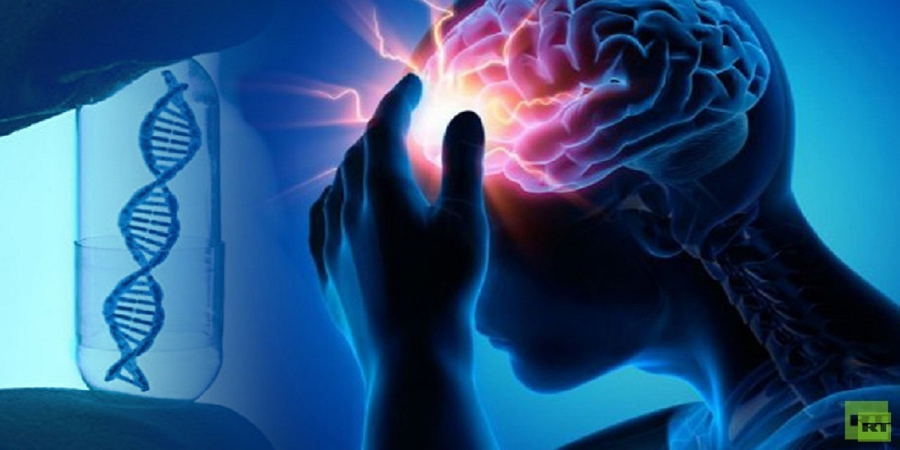
#> input picture B1.jpg, 1800 x 900 px, given in place of , which was not available (shown at 1/2 size)
$ python -i gui.py   (imports and definitions only)   (older library calls are emulated)
#> lines starting #> are read from the running program, lines starting #| are printed output that depends on the picture; after the words box and inside, x2 and y2 are one past the last pixel; in counts of white or black regions, pixels touching at a corner belong together; pictures that were not available may be replaced by others from this repository, and a replacement may not be noted
import tkinter as tk
#from tkinter import ttk, LEFT, END
from PIL import Image, ImageTk
from tkinter.filedialog import askopenfilename
import cv2
import numpy as np
# [1 line not run here, left out]

fn=""


##############################################+=============================================================
# [2 lines not run here, left out]
# root.geometry("1300x700")


# [1 line that did not run here, left out]
# [2 lines not run here, left out]

# [13 lines of commented-out code are left out]


# [2 lines that did not run here, left out]
# [1 line not run here, left out]

#
# [2 lines that did not run here, left out]
# [1 line not run here, left out]


# [1 line that did not run here, left out]
# [2 lines not run here, left out]


def update_label(str_T):
    #clear_img()
    result_label = tk.Label(root, text=str_T, width=70, font=("bold", 25), bg='bisque2', fg='black')
    result_label.place(x=200, y=450)

# [27 lines of commented-out code are left out]

def openimage():

    global fn
    fileName = askopenfilename(initialdir='dataset', title='Select image for Aanalysis ',
                               filetypes=[("all files", "*.*")])
    IMAGE_SIZE=200
    imgpath = fileName
    fn = fileName


#        img = Image.open(imgpath).convert("L")
    img = Image.open(imgpath)

    img = img.resize((IMAGE_SIZE,200))
    img = np.array(img)
#        img = img / 255.0
#        img = img.reshape(1,IMAGE_SIZE,IMAGE_SIZE,3)


    x1 = int(img.shape[0])
    y1 = int(img.shape[1])


    im = Image.fromarray(img)
    imgtk = ImageTk.PhotoImage(im)
    img = tk.Label(frame_alpr, image=imgtk, height=250, width=250)
    img.image = imgtk
    img.place(x=30, y=80)

#############################################################################

def convert_grey():
    global fn
    IMAGE_SIZE=200

    img = Image.open(fn)
#> img is the input picture: PIL image 1800x900 RGB; mean R, G, B 41.9, 85, 128
    img = img.resize((IMAGE_SIZE,200))
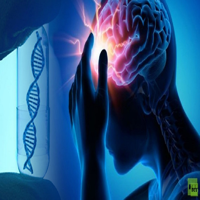
#> img: PIL image 200x200 RGB; mean R, G, B 41.9, 85, 128
    img = np.array(img)

    x1 = int(img.shape[0])
#> x1 = 200
    y1 = int(img.shape[1])
#> y1 = 200

    gs = cv2.cvtColor(cv2.imread(fn, 1), cv2.COLOR_RGB2GRAY)
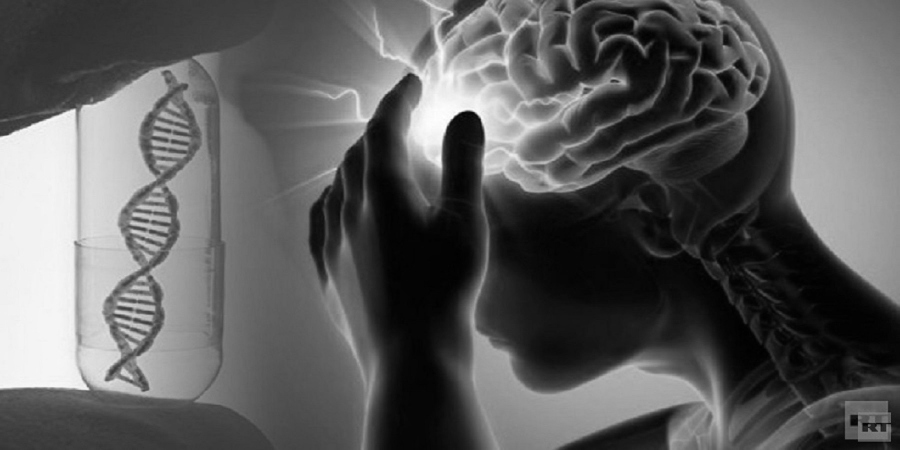
#> gs: shape (900, 1800) (shown at 1/2 size); min 0, max 255, mean 92.9

    gs = cv2.resize(gs, (x1, y1))
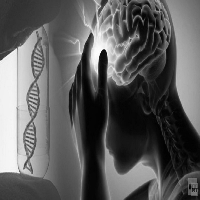
#> gs: shape (200, 200); min 1, max 254, mean 93

    retval, threshold = cv2.threshold(gs, 0, 255, cv2.THRESH_BINARY_INV + cv2.THRESH_OTSU)
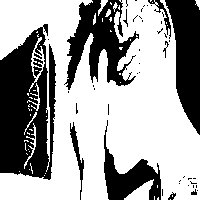
#> threshold: shape (200, 200); 63.2% white; 48 black regions (36 under 20 px), largest, box (x1, y1, x2, y2) and area: (0, 24, 56, 180) 6186, (64, 0, 139, 90) 3142, (165, 0, 200, 135) 2948
#> retval = 108
    print(threshold)
#> (printed output is left out)

    im = Image.fromarray(gs)
    imgtk = ImageTk.PhotoImage(image=im)

    #result_label1 = tk.Label(root, image=imgtk, width=250, font=("bold", 25), bg='bisque2', fg='black',height=250)
    #result_label1.place(x=300, y=400)
#> (the run stopped early here; a loop or call above may not have finished)

$ run again, on brain2.jpg
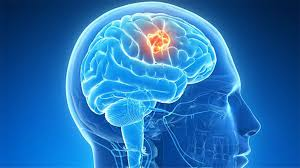
#> input picture brain2.jpg, 300 x 168 px, given in place of , which was not available
#> in convert_grey, img is the input picture: PIL image 300x168 RGB; mean R, G, B 38.1, 114.9, 180.6
#> img: PIL image 200x200 RGB
#> in convert_grey, `gs = cv2.resize(gs, (x1, y1))`:
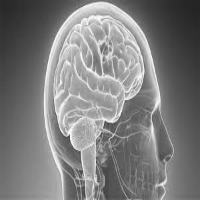
#> gs: shape (200, 200); min 36, max 251, mean 125.7
#> in convert_grey, `retval, threshold = cv2.threshold(gs, 0, 255, cv2.THRESH_BINARY_INV + ..`:
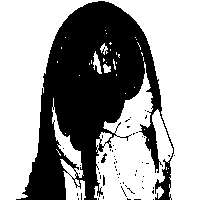
#> threshold: shape (200, 200); 61.3% white; 56 black regions (54 under 20 px), largest, box (x1, y1, x2, y2) and area: (16, 1, 174, 200) 15302, (101, 153, 107, 163) 29
#> retval = 135
#> (printed output is left out)

$ run again, on r1.jpg
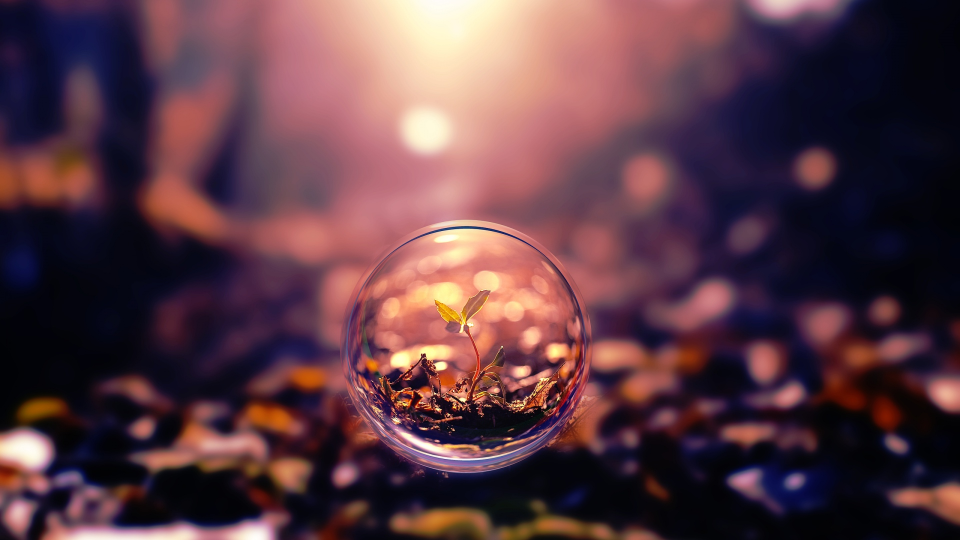
#> input picture r1.jpg, 1920 x 1080 px, given in place of , which was not available (shown at 1/2 size)
#> in convert_grey, img is the input picture: PIL image 1920x1080 RGB; mean R, G, B 90.9, 58.4, 67.5
#> img: PIL image 200x200 RGB
#> in convert_grey, `gs = cv2.resize(gs, (x1, y1))`:
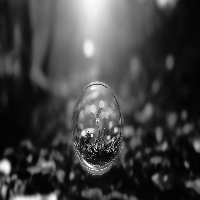
#> gs: shape (200, 200); min 2, max 252, mean 64.7
#> in convert_grey, `retval, threshold = cv2.threshold(gs, 0, 255, cv2.THRESH_BINARY_INV + ..`:
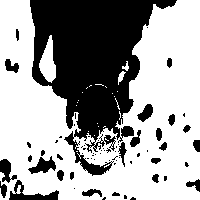
#> threshold: shape (200, 200); 62.9% white; 67 black regions (42 under 20 px), largest, box (x1, y1, x2, y2) and area: (30, 0, 177, 176) 12500, (9, 180, 59, 200) 373, (28, 156, 56, 174) 252
#> retval = 77
#> (printed output is left out)
